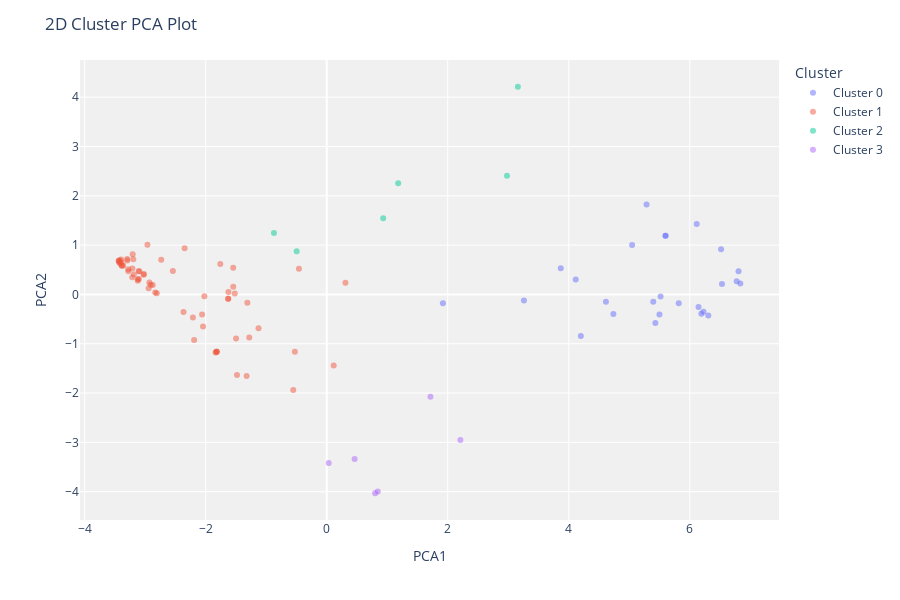

Notebook source saved alongside this figure:
### Code cell
plot_model(model_birch)

### Figure 1 — Plotly figure (JSON) as saved in the notebook; plotly's stock layout.template omitted (floating-point values rounded to 4 significant figures)
{"data": [{"customdata": [[0], [20], [60], [60], [101], [107], [98], [50], [97], [10], [10], [0], [71], [85], [85], [0], [0], [98], [91], [97], [40], [71], [102], [106], [107], [0]], "hovertemplate": "Cluster=Cluster 0<br>PCA1=%{x}<br>PCA2=%{y}<br>Feature=%{customdata[0]}<extra></extra>", "legendgroup": "Cluster 0", "marker": {"color": "#636efa", "opacity": 0.5, "symbol": "circle"}, "mode": "markers", "name": "Cluster 0", "orientation": "v", "showlegend": true, "textposition": "top center", "type": "scatter", "x": [6.806, 6.835, 1.92, 3.259, 3.868, 4.199, 4.738, 4.615, 5.047, 5.599, 5.599, 5.286, 5.396, 4.115, 5.431, 6.114, 6.775, 6.305, 6.145, 5.818, 6.532, 6.226, 6.191, 5.499, 5.518, 6.517], "xaxis": "x", "y": [0.469, 0.2238, -0.18, -0.1233, 0.5291, -0.8414, -0.3996, -0.1492, 1.002, 1.192, 1.192, 1.825, -0.1497, 0.302, -0.5808, 1.428, 0.2653, -0.4252, -0.2539, -0.1806, 0.2094, -0.3497, -0.3898, -0.4053, -0.04044, 0.9137], "yaxis": "y"}, {"customdata": [[110], [105], [103], [110], [108], [110], [110], [109], [98], [98], [107], [110], [102], [108], [87], [110], [88], [110], [110], [110], [110], [110], [110], [110], [110], [110], [110], [110], [110], [110], [103], [110], [110], [110], [110], [108], [110], [110], [110], [110], [110], [110], [110], [110], [110], [110], [105], [110], [97], [110], [110], [110], [110], [110], [110], [109], [110], [110], [110], [110], [110], [110], [105], [110]], "hovertemplate": "Cluster=Cluster 1<br>PCA1=%{x}<br>PCA2=%{y}<br>Feature=%{customdata[0]}<extra></extra>", "legendgroup": "Cluster 1", "marker": {"color": "#EF553B", "opacity": 0.5, "symbol": "circle"}, "mode": "markers", "name": "Cluster 1", "orientation": "v", "showlegend": true, "textposition": "top center", "type": "scatter", "x": [-1.819, -1.28, -2.06, -1.483, -2.022, -1.837, -1.545, -0.5263, -1.628, -1.628, -1.498, -1.323, -0.553, 0.1151, 0.3093, -1.819, -0.459, -1.819, -3.436, -1.52, -3.397, -3.382, -3.39, -3.363, -1.545, -3.122, -3.393, -3.298, -2.931, -3.097, -2.963, -3.108, -3.122, -3.278, -3.214, -3.28, -3.207, -3.296, -3.187, -2.735, -3.212, -3.416, -3.421, -2.192, -1.624, -1.312, -1.127, -2.044, -1.759, -2.211, -2.366, -2.876, -3.438, -2.348, -2.543, -2.909, -2.808, -3.025, -2.834, -2.943, -3.429, -3.106, -3.022, -3.197], "xaxis": "x", "y": [-1.163, -0.8744, -0.4081, -1.633, -0.03781, -1.177, 0.1553, -1.164, -0.08918, -0.08918, -0.8921, -1.654, -1.938, -1.439, 0.2351, -1.163, 0.5197, -1.163, 0.681, 0.01847, 0.7085, 0.5829, 0.5881, 0.5861, 0.5397, 0.2781, 0.6472, 0.7187, 0.2406, 0.4687, 1.006, 0.4688, 0.3073, 0.4673, 0.3493, 0.5083, 0.8162, 0.6855, 0.4063, 0.7013, 0.5246, 0.6281, 0.6926, -0.9228, 0.04936, -0.1697, -0.6854, -0.6504, 0.6162, -0.467, -0.3586, 0.19, 0.6772, 0.9347, 0.4728, 0.1936, 0.02255, 0.3972, 0.03679, 0.1255, 0.651, 0.3115, 0.4118, 0.7116], "yaxis": "y"}, {"customdata": [[110], [40], [98], [95], [79], [110]], "hovertemplate": "Cluster=Cluster 2<br>PCA1=%{x}<br>PCA2=%{y}<br>Feature=%{customdata[0]}<extra></extra>", "legendgroup": "Cluster 2", "marker": {"color": "#00cc96", "opacity": 0.5, "symbol": "circle"}, "mode": "markers", "name": "Cluster 2", "orientation": "v", "showlegend": true, "textposition": "top center", "type": "scatter", "x": [-0.8718, 3.159, 2.979, 0.9332, 1.181, -0.4963], "xaxis": "x", "y": [1.243, 4.211, 2.405, 1.544, 2.256, 0.8738], "yaxis": "y"}, {"customdata": [[110], [110], [108], [110], [105], [89]], "hovertemplate": "Cluster=Cluster 3<br>PCA1=%{x}<br>PCA2=%{y}<br>Feature=%{customdata[0]}<extra></extra>", "legendgroup": "Cluster 3", "marker": {"color": "#ab63fa", "opacity": 0.5, "symbol": "circle"}, "mode": "markers", "name": "Cluster 3", "orientation": "v", "showlegend": true, "textposition": "top center", "type": "scatter", "x": [0.8438, 0.8003, 0.033, 0.4613, 2.208, 1.714], "xaxis": "x", "y": [-3.995, -4.032, -3.417, -3.338, -2.953, -2.073], "yaxis": "y"}], "layout": {"height": 600, "legend": {"title": {"text": "Cluster"}, "tracegroupgap": 0}, "margin": {"t": 60}, "plot_bgcolor": "rgb(240,240,240)", "title": {"text": "2D Cluster PCA Plot"}, "xaxis": {"anchor": "y", "domain": [0, 1], "title": {"text": "PCA1"}}, "yaxis": {"anchor": "x", "domain": [0, 1], "title": {"text": "PCA2"}}}}
